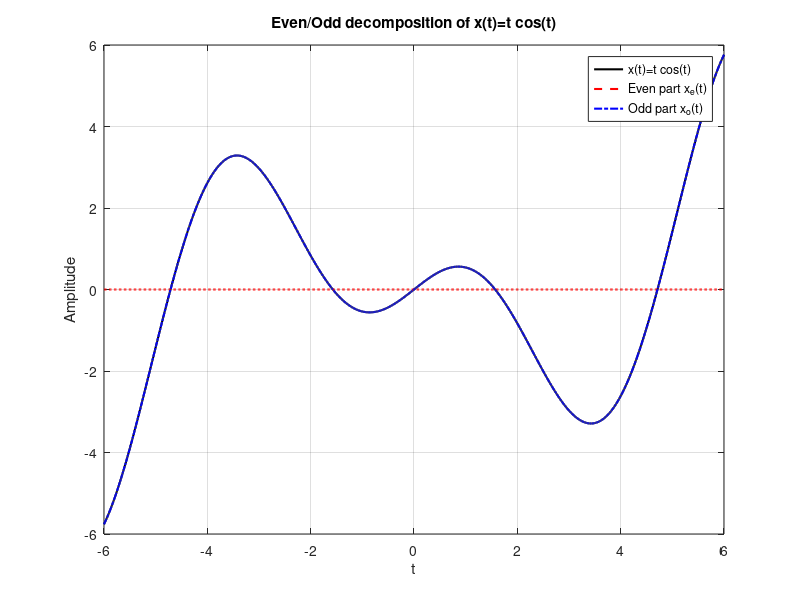

This chart was generated by the following MATLAB code:
clc;
clear;
close all;

%% Time axis
t = linspace(-6, 6, 2000);

%% Original signal x(t) = t cos(t)
x = t .* cos(t);

%% Calculate x(-t)
x_neg = (-t) .* cos(-t);

%% Even and Odd decomposition
xe = 0.5 * (x + x_neg); % Even part
xo = 0.5 * (x - x_neg); % Odd part

%% Verification
fprintf('Maximum value of even part = %.2e\n', max(abs(xe)));
fprintf('Maximum difference between x(t) and odd part = %.2e\n', max(abs(x-xo)));

%% Plotting
figure;
plot(t, x, 'k', 'LineWidth', 1.5);
hold on;
plot(t, xe, 'r--', 'LineWidth', 1.5);
plot(t, xo, 'b-.', 'LineWidth', 1.5);
grid on;
xlabel('t');
ylabel('Amplitude');
title('Even/Odd decomposition of x(t)=t cos(t)');
legend('x(t)=t cos(t)', 'Even part x_e(t)', 'Odd part x_o(t)');
